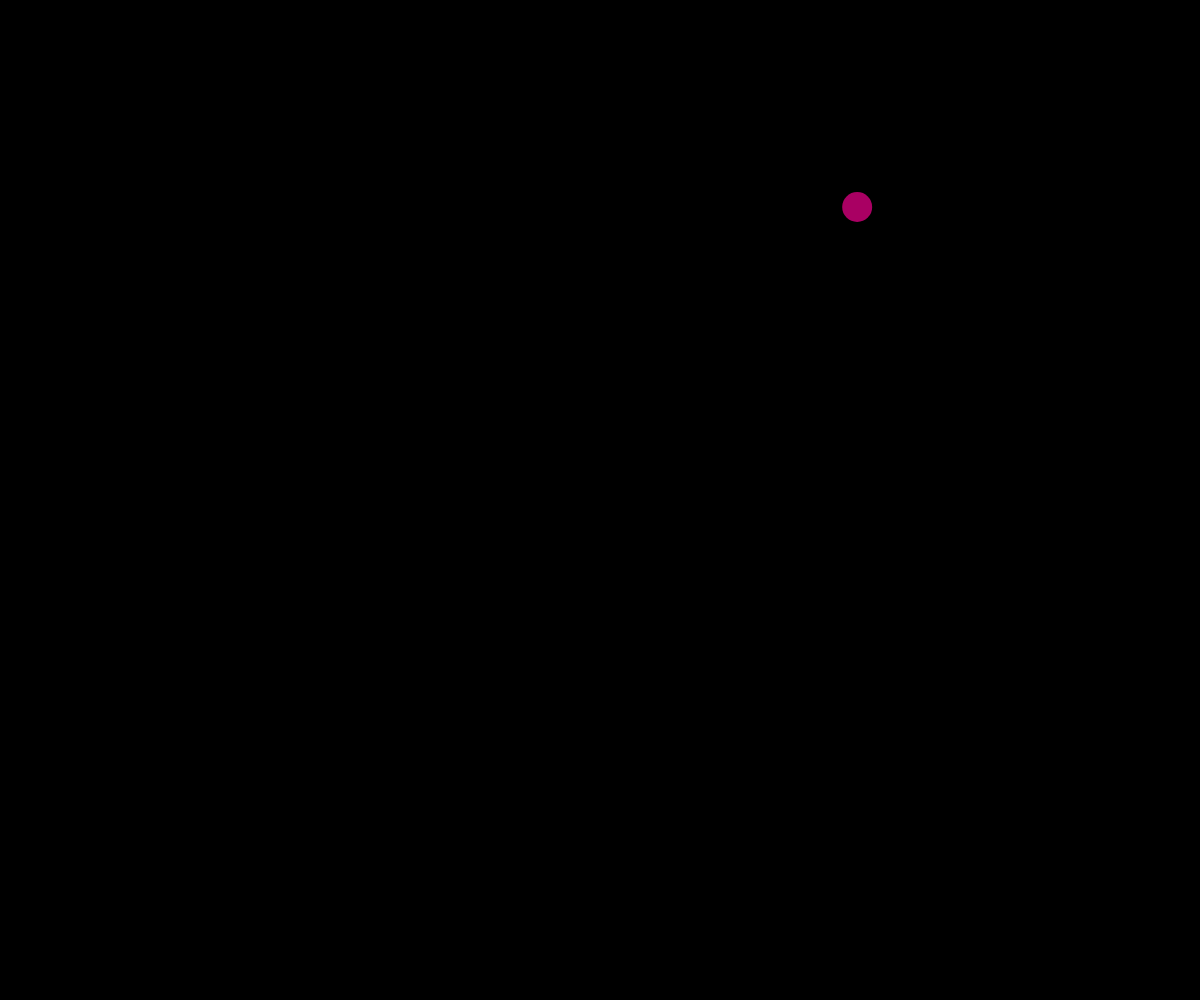
Frame 1 (no input)
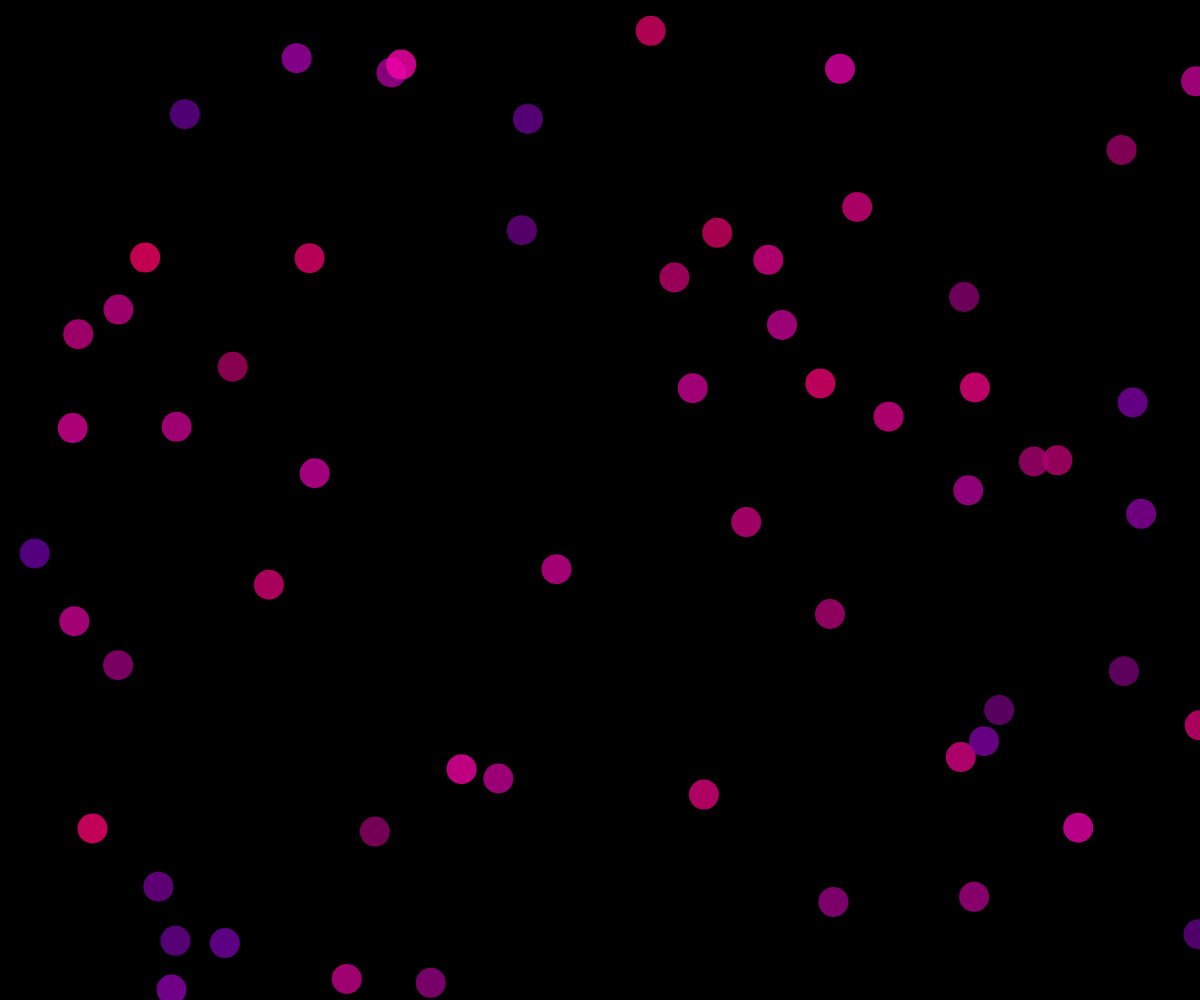
Frame 60 (no input)
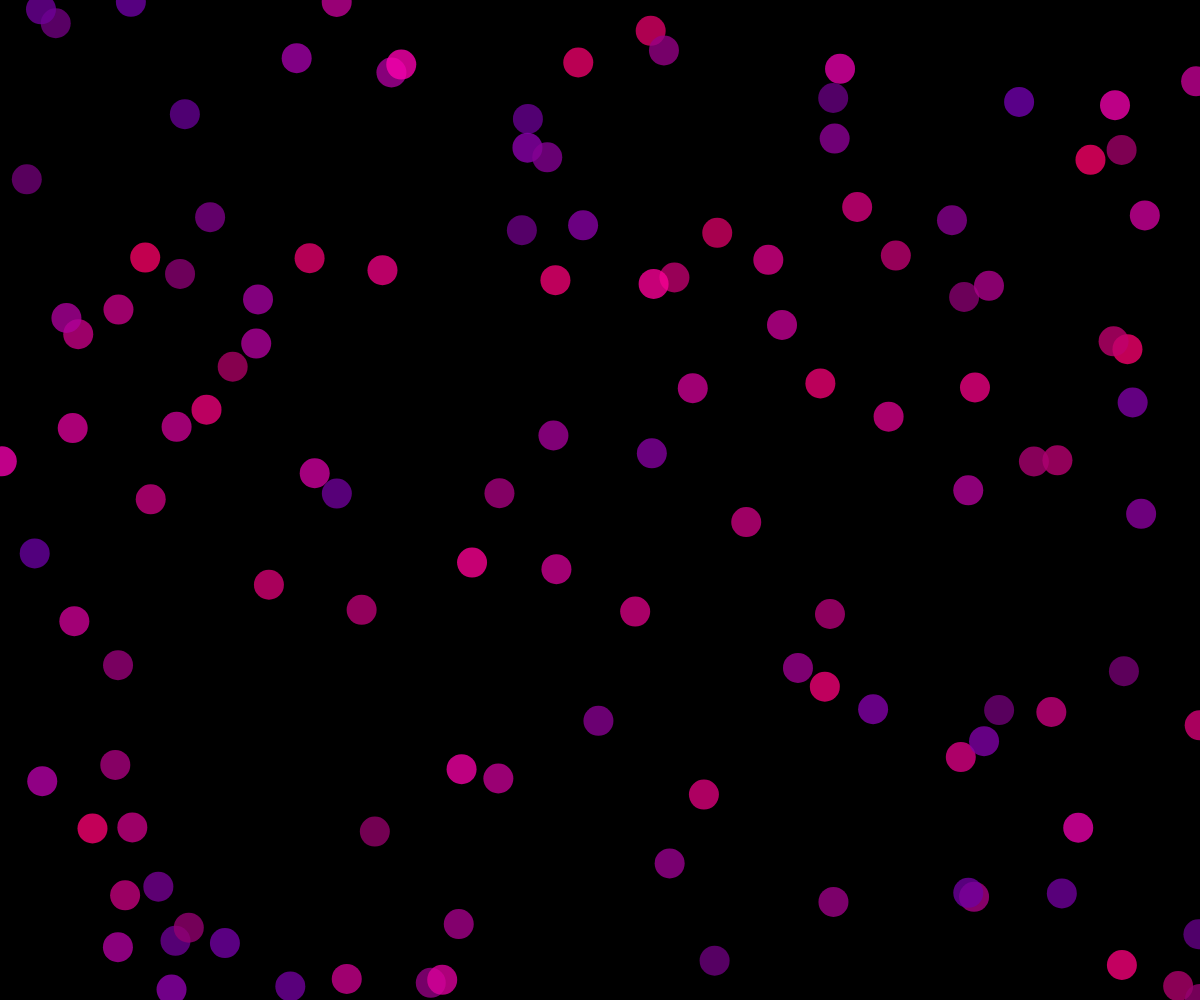
Frame 120 (the mouse pressed at the canvas centre since frame 60)

The p5.js sketch that drew these frames (run headless with seeded random() and noise() and a simulated clock; from frame 60 on, the mouse is pressed at the canvas centre):

// p5.js sketch
// ── sketch.js
var pos = {
  x: 50,
  y: 50
};

var col = {
  r: 255,
  g: 0,
  b: 0
};

function setup() {
  createCanvas(window.innerWidth, window.innerHeight);
  background(0);
}

function draw() {
  noStroke();
  pos.x = random(0, width);
  pos.y = random(0, height);
  col.r = random(100,255);
  col.g = 0;
  col.b = random(100, 175);
  fill(col.r, col.g, col.b, 200);
  ellipse(pos.x, pos.y, 30, 30);
}
